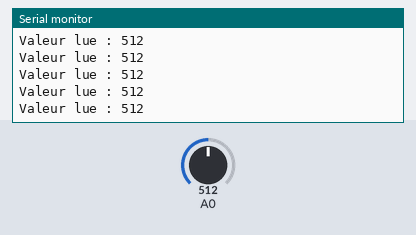
A sketch run on a simulated Arduino Uno, built with avr-gcc and run on an emulated ATmega328P. On the bench: the last lines printed to the serial monitor. The test bench sets the inputs (shaded band); at power-on: A0 = 512.

Above: at 1.2 s.
1.3 s: A0 set to 11
At 2.1 s:
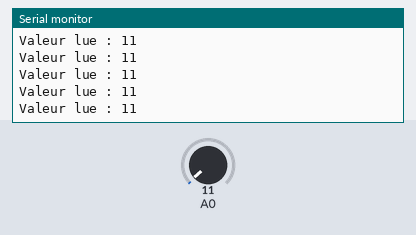
2.8 s: A0 set to 8
At 3.7 s:
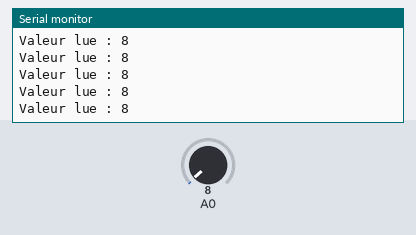
11.8 s: A0 set to 983
At 12.9 s:
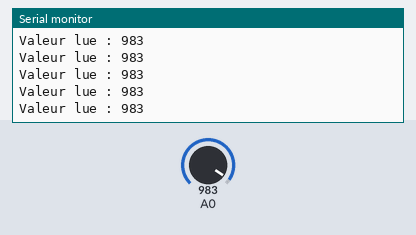
14.8 s: A0 set to 1016
At 15.8 s:
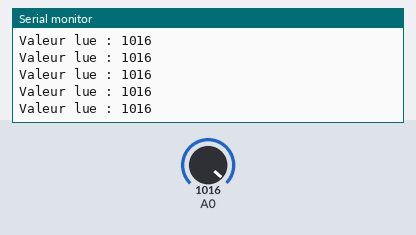
Timing chart, 0 to 17.8 s (numbered marks = the images above; inputs shaded):
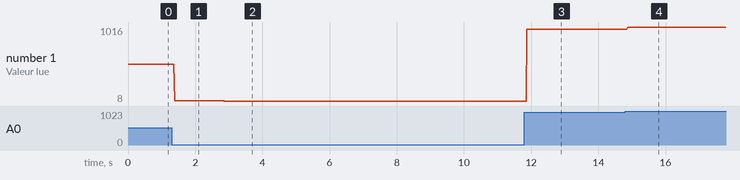

Measured:
- after the input at 1.3 s, the serial monitor: prints a new line after 0.09 s (image 1)
- after the input at 2.8 s, the serial monitor: prints a new line after 0.07 s (image 2)
- after the input at 11.8 s, the serial monitor: prints a new line after 0.07 s (image 3)
- after the input at 14.8 s, the serial monitor: prints a new line after 0.07 s (image 4)
- plotted number 1: 512 → 11 after the input at 1.3 s, 11 → 8 after the input at 2.8 s, 8 → 983 after the input at 11.8 s, 983 → 1016 after the input at 14.8 s

The sketch:

numPin.ino
```cpp
int pinPot=0; //variable pour définir le CAN où est connecté le potentiomètre
int valPot=0; //variable pour récupérer la tension aux bornes du potentiomètre traduite par le CAN . On l’initialise à 0.
void setup() {
  Serial.begin(9600); //Initialisation de la communication avec la console
}

void loop() {
  valPot=analogRead(A0); //lit la tension, la convertit en valeur numérique et la stocke dans valeurPot
  Serial.print("Valeur lue : ");
  Serial.println(valPot);
}
```
